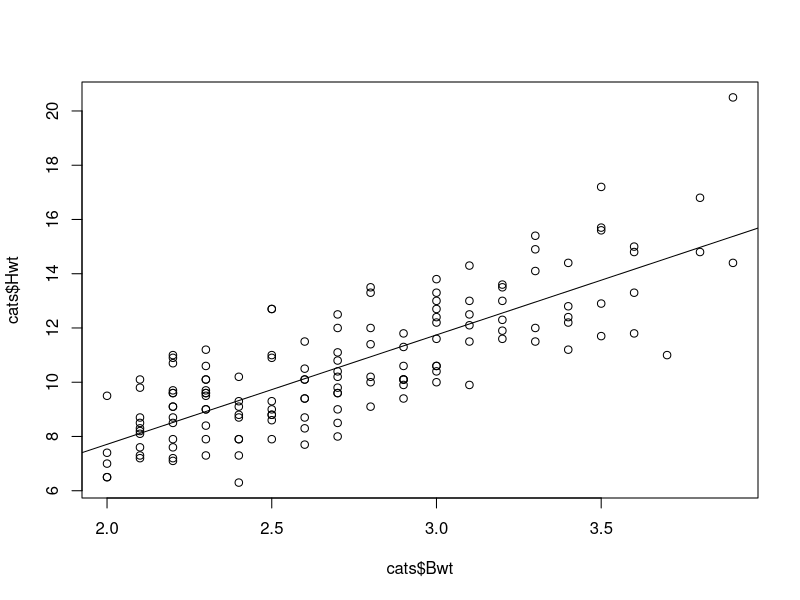
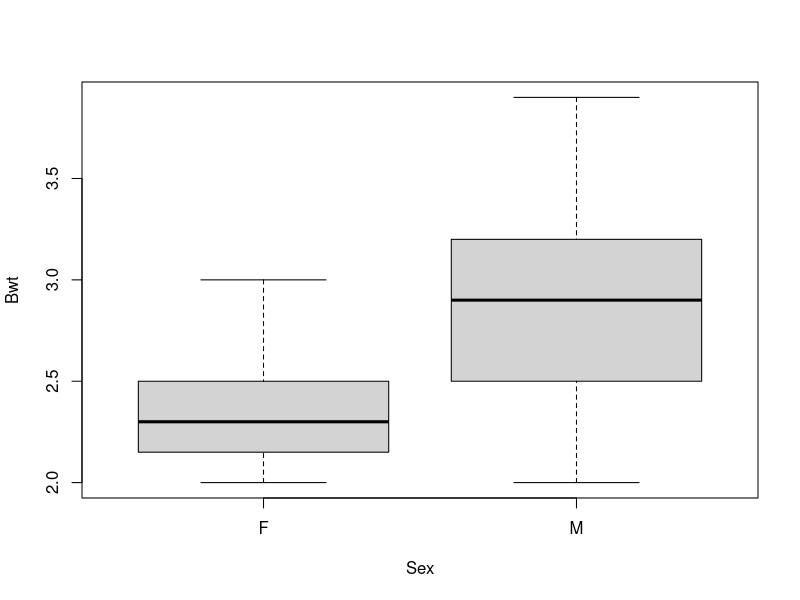
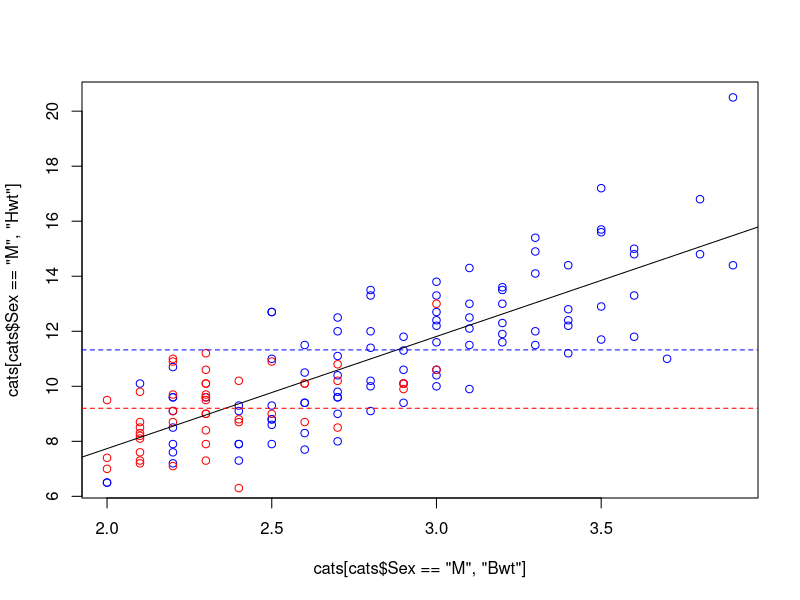
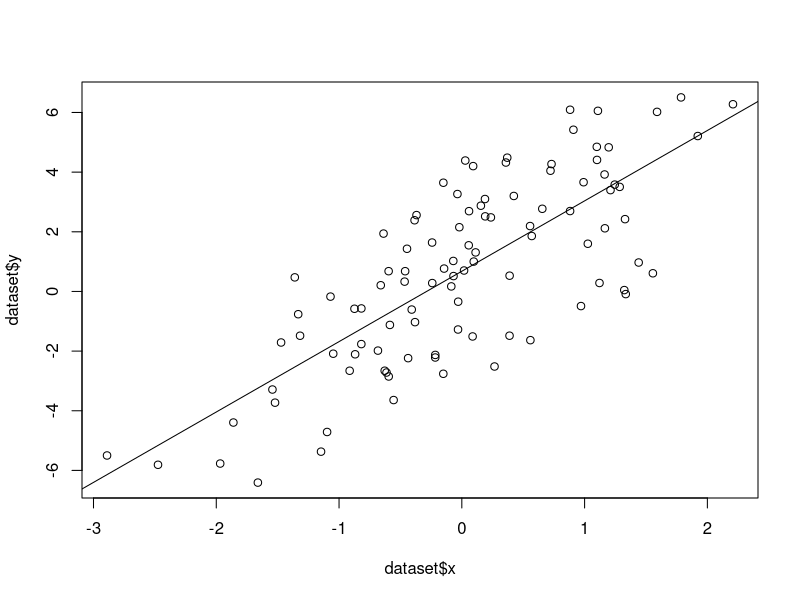
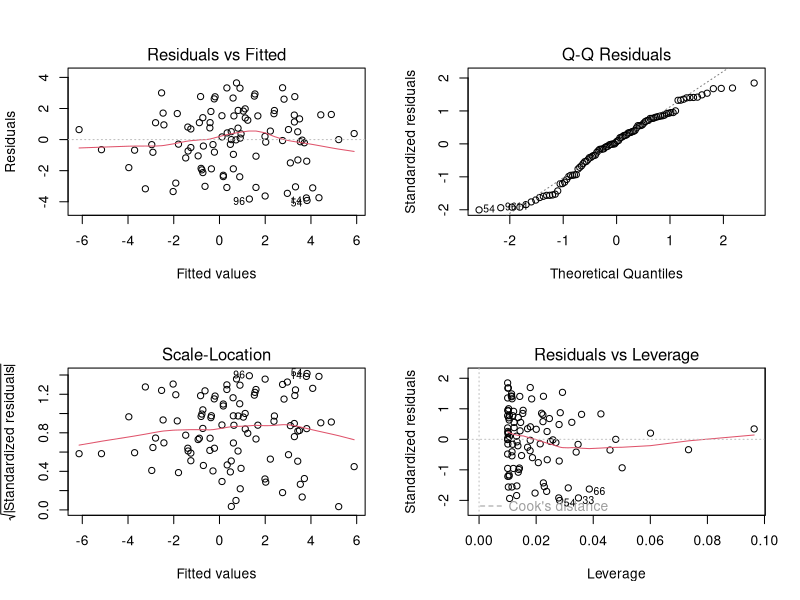
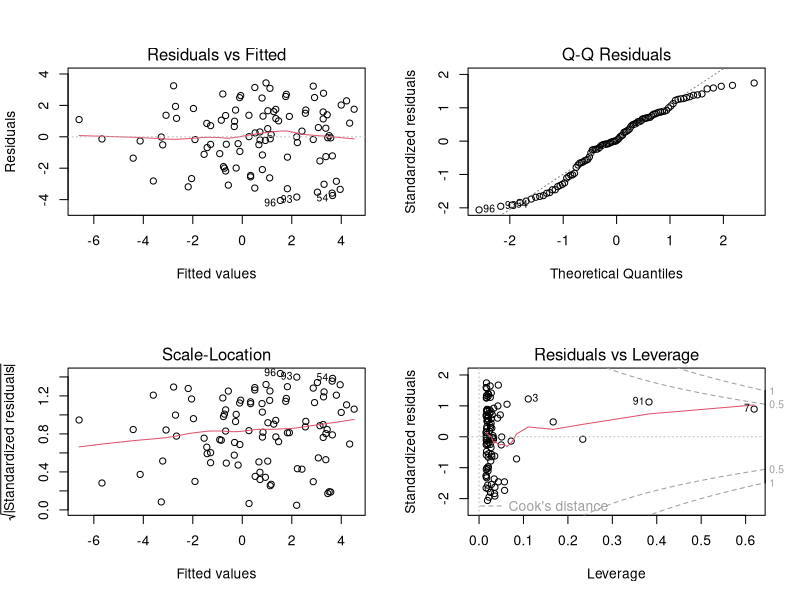
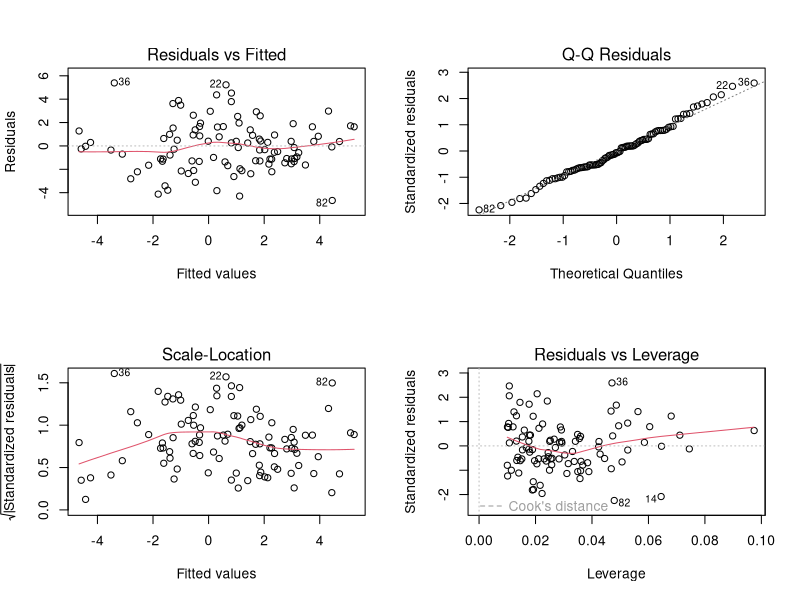

The R source for these figures, in order:
## ---- chunk 1
knitr::opts_chunk$set(echo = TRUE)
## ---- chunk 2
library(MASS)
data(cats)
set.seed(42)
lm.fit <- lm(Hwt ~ Bwt, data = cats)
plot(cats$Bwt, cats$Hwt)
abline(lm.fit)
lm.coef <- coef(lm.fit)
lm.coef
## ---- chunk 3
confint(lm.fit)
summary(lm.fit)
hwt_mean <- mean(cats$Hwt)
lm.se <- sigma(lm.fit)
hwt_mean
lm.se
## ---- chunk 4
set.seed(42)
lm.fit <- lm(Hwt ~ Bwt + Sex, data = cats)
lm.coef <- coef(lm.fit)
lm.coef

confint(lm.fit)
summary(lm.fit)
hwt_mean <- mean(cats$Hwt)
lm.se <- sigma(lm.fit)
hwt_mean
lm.se
## ---- chunk 5
boxplot(Bwt ~ Sex, data = cats)

plot(cats[cats$Sex == "M", "Bwt"], cats[cats$Sex == "M", "Hwt"], col = "blue")
points(cats[cats$Sex == "F", "Bwt"], cats[cats$Sex == "F", "Hwt"], col = "red")
abline(lm.fit, col = "black", lw = 1)
# abline(lm(Hwt ~ Bwt, data = subset(cats, Sex == "M")), col = "blue", lty = 1)
# abline(lm(Hwt ~ Bwt, data = subset(cats, Sex == "F")), col = "red", lty = 1)
abline(h = mean(cats[cats$Sex == "M", "Hwt"]), col = "blue", lty = 2)
abline(h = mean(cats[cats$Sex == "F", "Hwt"]), col = "red", lty = 2)

hwt_pred <- predict(lm.fit, data.frame(Bwt = c(3, 3), Sex = c("M", "F")))
hwt_pred
## ---- chunk 6
set.seed(42)
lm.fit <- lm(Hwt ~ Sex * Bwt, data = cats)
lm.coef <- coef(lm.fit)
lm.coef

confint(lm.fit)
summary(lm.fit)
hwt_mean <- mean(cats$Hwt)
lm.se <- sigma(lm.fit)
hwt_mean
lm.se
## ---- chunk 7
# Simulate a linear function.
b.0 <- 0.5
b.1 <- 2

set.seed(20)
x <- rnorm(100)
e <- rnorm(100, 0, 2)
y <- b.0 + b.1 * x + e

dataset <- as.data.frame(cbind(x, y))
summary(dataset$y)

lm.fit <- lm(y ~ x, data = dataset)
plot(dataset$x, dataset$y)
abline(lm.fit)
par(mfrow = c(2,2))
plot(lm.fit)

lm.fit3 <- lm(y ~ poly(x, 3), data = dataset)
par(mfrow = c(2,2))
plot(lm.fit3)

rss <- sum(residuals(lm.fit)^2)
rss3 <- sum(residuals(lm.fit3)^2)


## ---- chunk 8
# Simulate a linear function.
b.0 <- 0.5
b.1 <- 2
b.2 <- 1.1

set.seed(20)
x <- rnorm(100)
y <- rnorm(100)
e <- rnorm(100, 0, 2)
z <- b.0 + b.1 * x + b.2 * y + e

dataset <- as.data.frame(cbind(x, y, z))
summary(dataset$z)

lm.fit <- lm(z ~ ., data = dataset)
par(mfrow = c(2,2))
plot(lm.fit)
